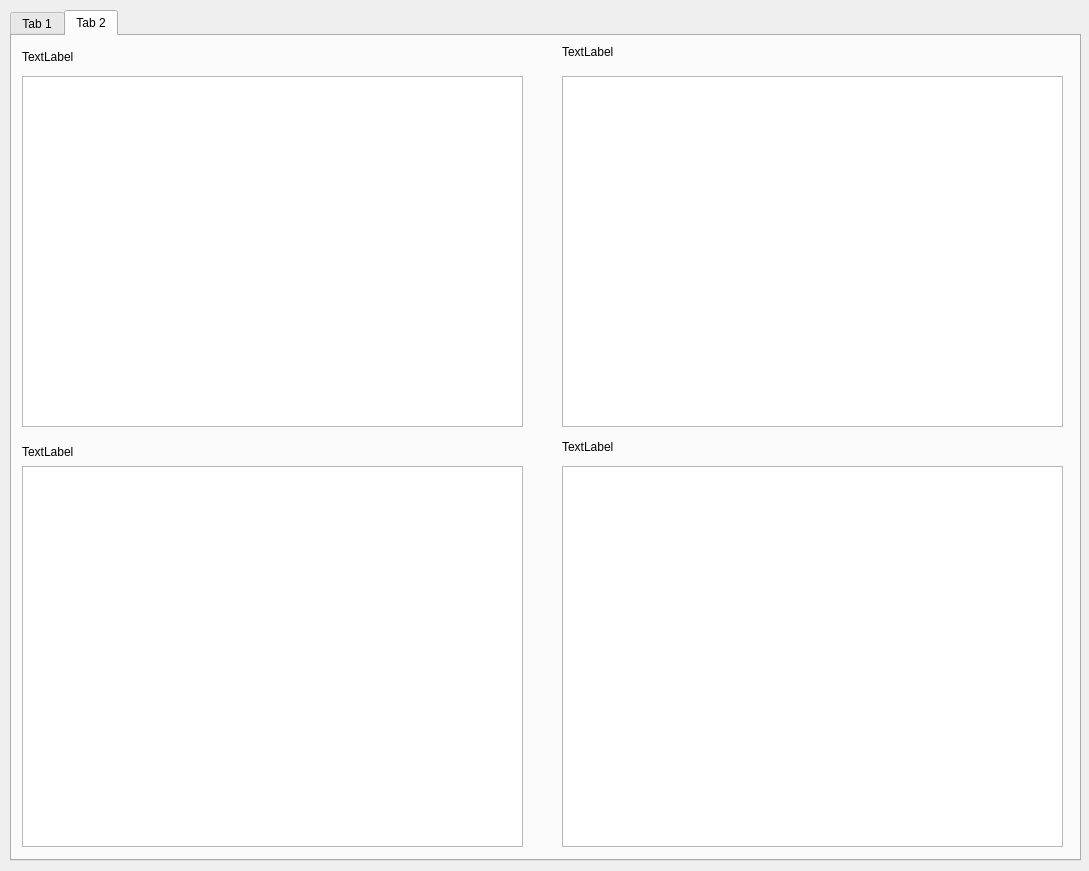
<?xml version="1.0" encoding="UTF-8"?>
<ui version="4.0">
 <class>MainWindow</class>
 <widget class="QMainWindow" name="MainWindow">
  <property name="geometry">
   <rect>
    <x>0</x>
    <y>0</y>
    <width>1089</width>
    <height>871</height>
   </rect>
  </property>
  <property name="windowTitle">
   <string>MainWindow</string>
  </property>
  <widget class="QWidget" name="centralwidget">
   <widget class="QTabWidget" name="ALL">
    <property name="geometry">
     <rect>
      <x>10</x>
      <y>10</y>
      <width>1071</width>
      <height>851</height>
     </rect>
    </property>
    <property name="whatsThis">
     <string>&lt;html&gt;&lt;head/&gt;&lt;body&gt;&lt;p&gt;&lt;br/&gt;&lt;/p&gt;&lt;/body&gt;&lt;/html&gt;</string>
    </property>
    <property name="currentIndex">
     <number>1</number>
    </property>
    <widget class="QWidget" name="singleBQ">
     <attribute name="title">
      <string>Tab 1</string>
     </attribute>
     <widget class="QWidget" name="gridLayoutWidget">
      <property name="geometry">
       <rect>
        <x>10</x>
        <y>10</y>
        <width>1051</width>
        <height>211</height>
       </rect>
      </property>
      <layout class="QGridLayout" name="gridLayout">
       <item row="1" column="3">
        <widget class="QPushButton" name="pushButton_18">
         <property name="text">
          <string>PushButton</string>
         </property>
        </widget>
       </item>
       <item row="0" column="4">
        <widget class="QPushButton" name="pushButton_7">
         <property name="text">
          <string>PushButton</string>
         </property>
        </widget>
       </item>
       <item row="3" column="3">
        <widget class="QPushButton" name="pushButton_16">
         <property name="text">
          <string>PushButton</string>
         </property>
        </widget>
       </item>
       <item row="1" column="6">
        <widget class="QPushButton" name="pushButton_21">
         <property name="text">
          <string>PushButton</string>
         </property>
        </widget>
       </item>
       <item row="0" column="0">
        <widget class="QPushButton" name="pushButton">
         <property name="text">
          <string>PushButton</string>
         </property>
        </widget>
       </item>
       <item row="3" column="2">
        <widget class="QPushButton" name="pushButton_15">
         <property name="text">
          <string>PushButton</string>
         </property>
        </widget>
       </item>
       <item row="1" column="0">
        <widget class="QPushButton" name="pushButton_3">
         <property name="text">
          <string>PushButton</string>
         </property>
        </widget>
       </item>
       <item row="3" column="4">
        <widget class="QPushButton" name="pushButton_26">
         <property name="text">
          <string>PushButton</string>
         </property>
        </widget>
       </item>
       <item row="3" column="0">
        <widget class="QPushButton" name="pushButton_13">
         <property name="text">
          <string>PushButton</string>
         </property>
        </widget>
       </item>
       <item row="2" column="6">
        <widget class="QPushButton" name="pushButton_25">
         <property name="text">
          <string>PushButton</string>
         </property>
        </widget>
       </item>
       <item row="2" column="2">
        <widget class="QPushButton" name="pushButton_12">
         <property name="text">
          <string>PushButton</string>
         </property>
        </widget>
       </item>
       <item row="2" column="5">
        <widget class="QPushButton" name="pushButton_24">
         <property name="text">
          <string>PushButton</string>
         </property>
        </widget>
       </item>
       <item row="3" column="6">
        <widget class="QPushButton" name="pushButton_28">
         <property name="text">
          <string>PushButton</string>
         </property>
        </widget>
       </item>
       <item row="2" column="0">
        <widget class="QPushButton" name="pushButton_10">
         <property name="text">
          <string>PushButton</string>
         </property>
        </widget>
       </item>
       <item row="2" column="4">
        <widget class="QPushButton" name="pushButton_23">
         <property name="text">
          <string>PushButton</string>
         </property>
        </widget>
       </item>
       <item row="3" column="5">
        <widget class="QPushButton" name="pushButton_27">
         <property name="text">
          <string>PushButton</string>
         </property>
        </widget>
       </item>
       <item row="0" column="3">
        <widget class="QPushButton" name="pushButton_6">
         <property name="text">
          <string>PushButton</string>
         </property>
        </widget>
       </item>
       <item row="2" column="3">
        <widget class="QPushButton" name="pushButton_22">
         <property name="text">
          <string>PushButton</string>
         </property>
        </widget>
       </item>
       <item row="0" column="1">
        <widget class="QPushButton" name="pushButton_2">
         <property name="text">
          <string>PushButton</string>
         </property>
        </widget>
       </item>
       <item row="1" column="5">
        <widget class="QPushButton" name="pushButton_20">
         <property name="text">
          <string>PushButton</string>
         </property>
        </widget>
       </item>
       <item row="1" column="2">
        <widget class="QPushButton" name="pushButton_17">
         <property name="text">
          <string>PushButton</string>
         </property>
        </widget>
       </item>
       <item row="0" column="2">
        <widget class="QPushButton" name="pushButton_5">
         <property name="text">
          <string>PushButton</string>
         </property>
        </widget>
       </item>
       <item row="0" column="5">
        <widget class="QPushButton" name="pushButton_8">
         <property name="text">
          <string>PushButton</string>
         </property>
        </widget>
       </item>
       <item row="1" column="1">
        <widget class="QPushButton" name="pushButton_4">
         <property name="text">
          <string>PushButton</string>
         </property>
        </widget>
       </item>
       <item row="2" column="1">
        <widget class="QPushButton" name="pushButton_11">
         <property name="text">
          <string>PushButton</string>
         </property>
        </widget>
       </item>
       <item row="3" column="1">
        <widget class="QPushButton" name="pushButton_14">
         <property name="text">
          <string>PushButton</string>
         </property>
        </widget>
       </item>
       <item row="0" column="6">
        <widget class="QPushButton" name="pushButton_9">
         <property name="text">
          <string>PushButton</string>
         </property>
        </widget>
       </item>
       <item row="1" column="4">
        <widget class="QPushButton" name="pushButton_19">
         <property name="text">
          <string>PushButton</string>
         </property>
        </widget>
       </item>
      </layout>
     </widget>
     <widget class="QGraphicsView" name="graphicsView_2">
      <property name="geometry">
       <rect>
        <x>10</x>
        <y>250</y>
        <width>521</width>
        <height>551</height>
       </rect>
      </property>
     </widget>
     <widget class="QGraphicsView" name="graphicsView_3">
      <property name="geometry">
       <rect>
        <x>540</x>
        <y>250</y>
        <width>521</width>
        <height>551</height>
       </rect>
      </property>
     </widget>
    </widget>
    <widget class="QWidget" name="SomeBQ">
     <attribute name="title">
      <string>Tab 2</string>
     </attribute>
     <widget class="QGraphicsView" name="graphicsView">
      <property name="geometry">
       <rect>
        <x>10</x>
        <y>40</y>
        <width>501</width>
        <height>351</height>
       </rect>
      </property>
     </widget>
     <widget class="QLabel" name="label">
      <property name="geometry">
       <rect>
        <x>10</x>
        <y>5</y>
        <width>131</width>
        <height>31</height>
       </rect>
      </property>
      <property name="text">
       <string>TextLabel</string>
      </property>
     </widget>
     <widget class="QLabel" name="label_2">
      <property name="geometry">
       <rect>
        <x>550</x>
        <y>0</y>
        <width>131</width>
        <height>31</height>
       </rect>
      </property>
      <property name="text">
       <string>TextLabel</string>
      </property>
     </widget>
     <widget class="QGraphicsView" name="graphicsView_4">
      <property name="geometry">
       <rect>
        <x>550</x>
        <y>40</y>
        <width>501</width>
        <height>351</height>
       </rect>
      </property>
     </widget>
     <widget class="QLabel" name="label_3">
      <property name="geometry">
       <rect>
        <x>10</x>
        <y>400</y>
        <width>131</width>
        <height>31</height>
       </rect>
      </property>
      <property name="text">
       <string>TextLabel</string>
      </property>
     </widget>
     <widget class="QGraphicsView" name="graphicsView_5">
      <property name="geometry">
       <rect>
        <x>10</x>
        <y>430</y>
        <width>501</width>
        <height>381</height>
       </rect>
      </property>
     </widget>
     <widget class="QLabel" name="label_4">
      <property name="geometry">
       <rect>
        <x>550</x>
        <y>395</y>
        <width>131</width>
        <height>31</height>
       </rect>
      </property>
      <property name="text">
       <string>TextLabel</string>
      </property>
     </widget>
     <widget class="QGraphicsView" name="graphicsView_6">
      <property name="geometry">
       <rect>
        <x>550</x>
        <y>430</y>
        <width>501</width>
        <height>381</height>
       </rect>
      </property>
     </widget>
    </widget>
   </widget>
  </widget>
 </widget>
 <resources/>
 <connections/>
</ui>
